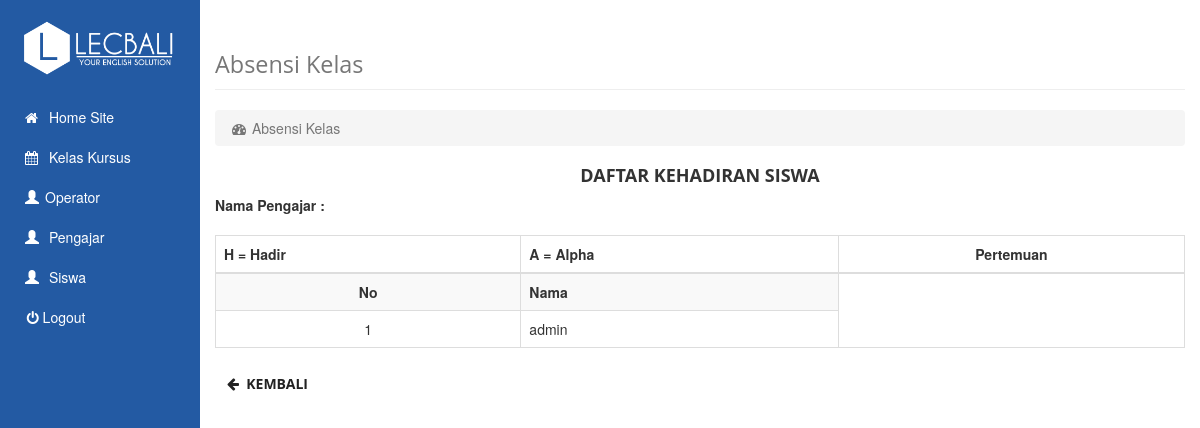
Before: /kelas/absensi/1 with the older database file.
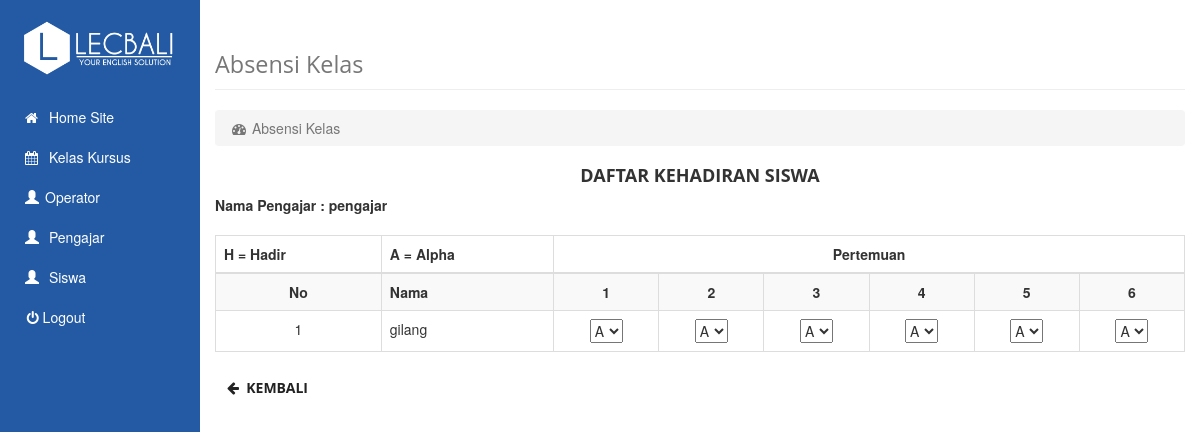
After: the same page with the newer database file.
### tables this page shows
CREATE TABLE `users` (
  `id` int(255) NOT NULL,
  `username` varchar(255) NOT NULL,
  `nama` varchar(30) NOT NULL,
  `tgl_lahir` varchar(30) NOT NULL,
  `alamat` varchar(50) NOT NULL,
  `telpon` varchar(20) NOT NULL,
  `email` varchar(30) NOT NULL,
  `password` varchar(225) NOT NULL,
  `status` varchar(20) NOT NULL,
  `foto` text NOT NULL,
  `level` int(11) NOT NULL
);

### application/controllers/kelas.php (called while the page is built, shortened)
<?php if ( ! defined('BASEPATH')) exit('No direct script access allowed');
class Kelas extends CI_Controller{
	function __construct(){
		$this->load->model('m_kelas');
		$this->load->model('m_users');
	}
	function absensi ($id='') {
		$data['kelas'] = $this->m_kelas->detail_kelas(array('id' => $id));
		$data['title'] = 'Absensi Kelas';
		$data['content'] = 'kelas/absensi';
		$data['slug'] = 'absensi';
		$this->load->view('dashboard', $data);
	}
}

### index.php (called while the page is built, shortened)
<?php
require_once BASEPATH.'core/CodeIgniter.php';

### application/models/m_kelas.php (called while the page is built, shortened)
<?php
class M_Kelas extends CI_Model{
	function detail_kelas($where = null) {
		$query = $this->db->get_where('kelas', $where);
		return $query->row_object();
	}
}

### application/models/m_users.php (called while the page is built, shortened)
<?php  if ( ! defined('BASEPATH')) exit('No direct script access allowed');
	class M_users extends CI_Model {
		function detail_users($id){
			$this->db->where('id', $id);
			$query = $this->db->get('users');
			return $query->row_array();
		}
		function in_users($ids){
			$this->db->where_in('id', $ids);
			$query = $this->db->get('users');
			return $query->result_array();
		}
	}
?>

### application/views/kelas/absensi.php (the view, shortened to what this page needs)
<?php
    $pengajar = $this->m_users->detail_users($kelas->id_pengajar);
    $siswa = !empty($kelas->id_siswa) ? explode(',', $kelas->id_siswa) : array();
    $siswa = $this->m_users->in_users($siswa);
    $pertemuan = $kelas->pertemuan;
?>
<h4><center><b>DAFTAR KEHADIRAN SISWA</b></center></h4>
<b>Nama Pengajar : <?= $pengajar['nama']; ?></b>
<br><br>
<div class="table-responsive">
	<form action="" id="form-absen">
	    <table valign="center" class="table table-bordered table-hover table-striped">
	        <thead>
	            <tr>
	                <th>H = Hadir</th>
	                <th>A = Alpha</th>
	                <th colspan="<?=$pertemuan;?>" class="pertemuan">Pertemuan</th>
	            </tr>
	        </thead>
	        <tbody>
	            <tr>
	                <td align="center"><strong>No</strong></td>
	                <td><strong>Nama</strong></td>
	                <?php for($j=1; $j<=$pertemuan; $j++) { ?>
	                <td class="hadir"><strong><?=$j;?></strong></td>
	                <?php } ?>
	            </tr>
	        <?php if(!empty($siswa))  { $i=0;?>
	            <?php foreach($siswa as $val) {?>
	            <tr>
	                <td align="center"><?= $i+1;?></td>
	                <td><?= $val['nama'];?></td>
					<?php for($j=0; $j<$pertemuan; $j++) {
					?>
					<td class="hadir">
						<select class="checkabsen" name="absensi[<?=$j;?>][]">
							<option value="-1">A</option>
						</select>
					</td>
	                <?php } ?>
	            </tr>
	            <?php $i++; }?>
	        <?php }?>
	        </tbody>
	    </table>
	</form>
    <a href="<?= base_url('kelas'); ?>" class="btn btn-default"><span class="fa fa-arrow-left"></span>&nbsp;&nbsp;Kembali</a>
</div>

Changed rows visible on the page:
no longer on this page (row unchanged): users: nama "admin"
added users: nama "pengajar"
added users: nama "gilang"
Other visible differences:
new list line: "1"
new list line: "2"
new list line: "3"
new list line: "4"
new list line: "5"
new list line: "6"
